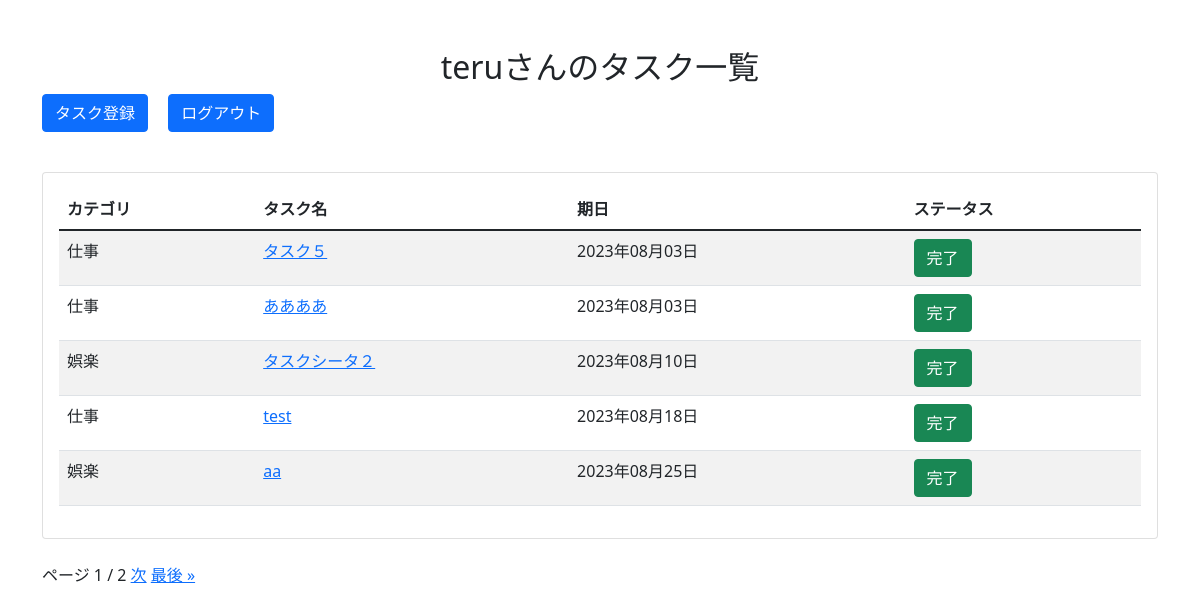
Before: /tasks/ (signed in) with the older database file.
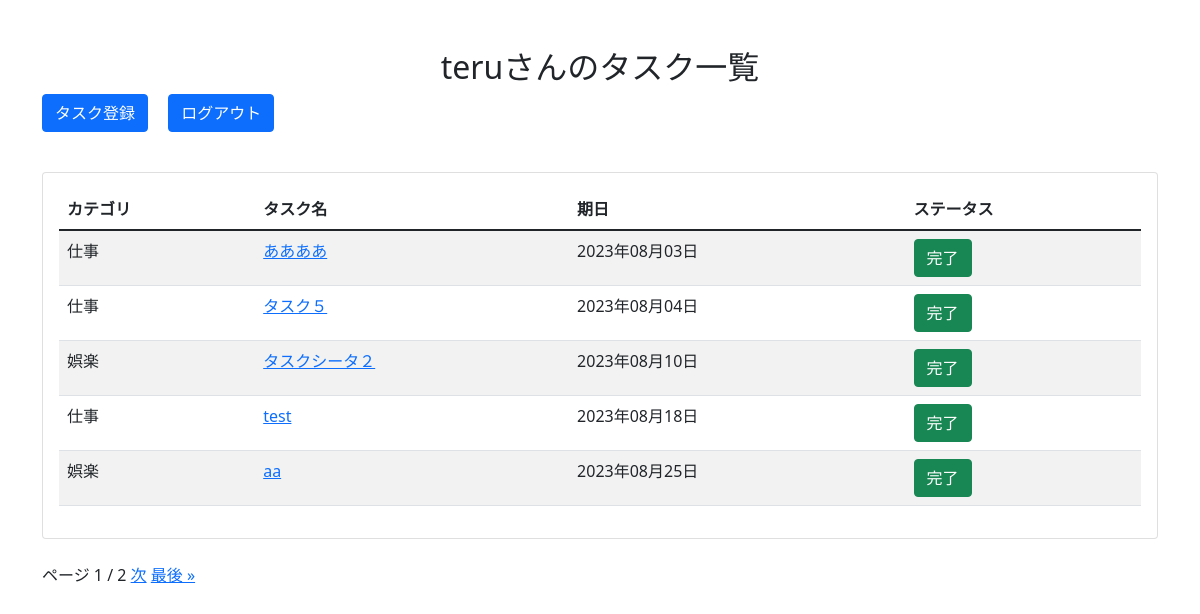
After: the same page with the newer database file.
### todoapps/models.py (models this page shows, shortened)
class Todo(models.Model):
    STATUS_CHOICES = [
        (0, "未完了"),
        (1, "完了"),
    ]
    task = models.CharField("タスク", max_length=255, null=False)
    memo = models.TextField("メモ", null=True, blank=True)
    status = models.IntegerField("ステータス", choices=STATUS_CHOICES, null=False)
    due_date = models.DateTimeField("期日", null=False)
    category = models.ForeignKey(
        TodoCategory, verbose_name="カテゴリID", on_delete=models.CASCADE
    )
    user = models.ForeignKey(User, verbose_name="利用者ID", on_delete=models.CASCADE)
    class Meta:
        verbose_name = "TODOタスク"
        verbose_name_plural = "TODOタスク"  # 左記を定義しないと、管理画面トップのテーブル名にsがついてしまう

class TodoCategory(models.Model):
    category_name = models.CharField("カテゴリ名", max_length=255, null=False)
    class Meta:
        verbose_name = "TODOカテゴリ"
        verbose_name_plural = "TODOカテゴリ"  # 左記を定義しないと、管理画面トップのテーブル名にsがついてしまう
    def __str__(self):
        return self.category_name

### todoapps/views.py (the view)
# urls.py: path("tasks/", views.ListTaskView.as_view(), name="top"),
class ListTaskView(LoginRequiredMixin, ListView):
    model = models.Todo
    template_name = "todo/top.html"
    context_object_name = "tasks"
    paginate_by = 5
    def get_queryset(self):
        return models.Todo.objects.filter(status=0, user=self.request.user).order_by(
            "due_date"
        )

### todoapps/templates/todo/top.html (shortened to what this page needs)
{% extends "base.html" %}
{% block main %}
<div class="container mt-5">
  <h2 class="text-center"> {{ request.user.username }}さんのタスク一覧</h2>
  <a href="{% url 'create_task' %}" class="btn btn-primary mb-3">タスク登録</a>
  <a href="{% url 'logout' %}" id="logout" class="btn btn-primary mb-3 mx-3">ログアウト</a>
  <div class="card mt-4">
    <div class="card-body">
      <table class="table table-striped">
        <thead>
          <tr>
            <th>カテゴリ</th>
            <th>タスク名</th>
            <th>期日</th>
            <th>ステータス</th>
          </tr>
        </thead>
        <tbody>
          {% for todo in tasks %}
          <tr>
            <td>{{ todo.category }}</td>
            <td><a href="{% url 'detail' todo.id %}">{{ todo.task }}</a></td>
            <td>{{ todo.due_date|date:"Y年m月d日" }}</td>
            <td>
              <a href="{% url 'complete_task' todo.pk %}" class="btn btn-success">完了</a>
            </td>
          </tr>
          {% endfor %}
        </tbody>
      </table>
    </div>
  </div>
  {% include 'todo/components/pagination.html' %}
</div>
{% endblock %}

### templates/base.html (shortened to what this page needs)
<!DOCTYPE html>
<html>
<head>
  <link href="https://cdn.jsdelivr.net/npm/bootstrap@5.1.3/dist/css/bootstrap.min.css" rel="stylesheet">
</head>
<body>
  {% block main %}{% endblock %}
</body>
</html>

### todoapps/templates/todo/components/pagination.html (shortened to what this page needs)
{% if page_obj %}
<div class="pagination mt-4">
  <span class="step-links">
      <span class="current">
          ページ {{ page_obj.number }} / {{ page_obj.paginator.num_pages }}
      </span>
      {% if page_obj.has_next %}
          <a href="?page={{ page_obj.next_page_number }}">次</a>
          <a href="?page={{ page_obj.paginator.num_pages }}">最後 &raquo;</a>
      {% endif %}
  </span>
</div>
{% endif %}

Changed rows visible on the page:
changed Todo "ああああ": moves up the list
changed Todo "タスク５": due_date "2023年08月03日" → "2023年08月04日"
